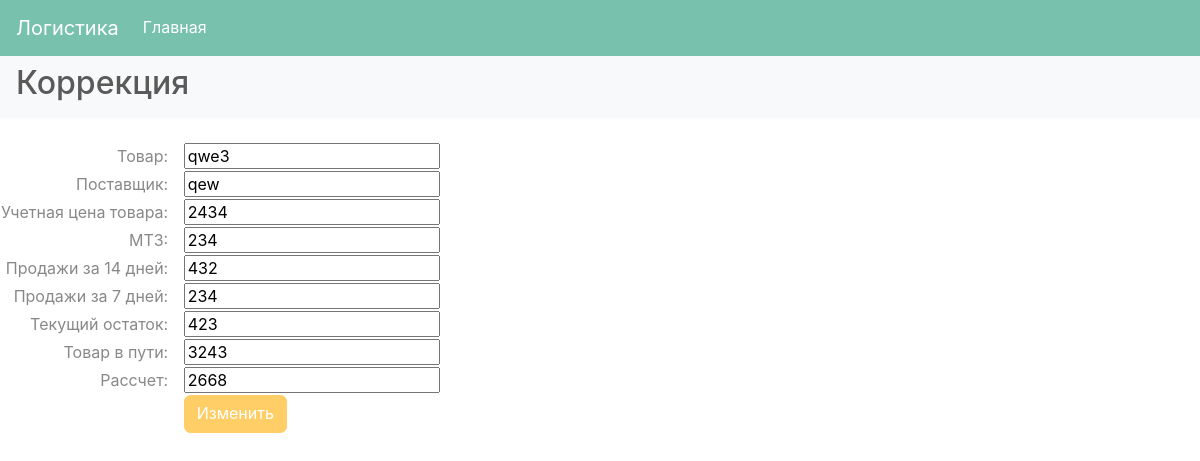
Page /edit/2 on the committed database.
### product/models.py (models this page shows, shortened)
class Product(models.Model):
    product_id = models.AutoField(primary_key=True)
    name = models.CharField(max_length=200)
    trader_name = models.CharField(max_length=200)
    price = models.PositiveIntegerField()
    mtz= models.PositiveIntegerField()
    sell14 = models.PositiveIntegerField()
    sell7 = models.PositiveIntegerField()
    ost = models.PositiveIntegerField()
    road = models.PositiveIntegerField()
    summ = models.PositiveIntegerField(default=0)

### product/views.py (the view)
# urls.py: path('edit/<int:pk>', views.product_update, name='product_edit'),
def product_update(request, pk, template_name='product/product_form_edit.html'):
    product= get_object_or_404(Product, pk=pk)
    form = ProductForm(request.POST or None, instance=product)
    if form.is_valid():
        form.save()
        return redirect('product:product_list')
    return render(request, template_name, {'form':form})

### product/views.py
class ProductForm(ModelForm):
    class Meta:
        model = Product
        fields = ['product_id','name', 'trader_name','price','mtz','sell14','sell7','ost','road','summ']

### product/templates/product/product_form_edit.html (shortened to what this page needs)
{% extends "base.html" %}
{% block content %}
<nav class="navbar navbar-expand-lg navbar-light bg-light">
  <div class="collapse navbar-collapse" id="navbarColor03">
    <ul class="navbar-nav mr-auto">
      <li class="nav-item">
        <h2><a href="{% url 'product:product_list' %}"></a>Коррекция</h2>
      </li>
    </ul>
  </div>
</nav>
<br>
<form method="post">{% csrf_token %}
  <table>
    <tr>
      <td align="right">
        Товар: &nbsp;&nbsp;
      </td>
      <td>
        <div class="fieldWrapper">
          {{ form.name }}
        </div>
      </td>
    </tr>
    <tr>
      <td align="right">
        Поставщик: &nbsp;&nbsp;
      </td>
      <td>
        <div class="fieldWrapper">
          {{ form.trader_name }}
        </div>
      </td>
    </tr>
    <tr>
      <td align="right">
        Учетная цена товара: &nbsp;&nbsp;
      </td>
      <td>
        <div class="fieldWrapper">
          {{ form.price }}
        </div>
      </td>
    </tr>
    <tr>
      <td align="right">
        МТЗ: &nbsp;&nbsp;
      </td>
      <td>
        <div class="fieldWrapper">
          {{ form.mtz}}
        </div>
      </td>
    </tr>
    <tr>
      <td align="right">
        Продажи за 14 дней: &nbsp;&nbsp;
      </td>
      <td>
        <div class="fieldWrapper">
          {{ form.sell14}}
        </div>
      </td>
    </tr>
    <tr>
      <td align="right">
        Продажи за 7 дней: &nbsp;&nbsp;
      </td>
      <td>
        <div class="fieldWrapper">
          {{ form.sell7 }}
        </div>
      </td>
    </tr>
    <tr>
      <td align="right">
        Текущий остаток: &nbsp;&nbsp;
      </td>
      <td>
        <div class="fieldWrapper">
          {{ form.ost }}
        </div>
      </td>
    </tr>
    <tr>
      <td align="right">
        Товар в пути: &nbsp;&nbsp;
      </td>
      <td>
        <div class="fieldWrapper">
          {{ form.road }}
        </div>
      </td>
    </tr>
    <tr>
      <td align="right">
        Рассчет: &nbsp;&nbsp;
      </td>
      <td>
        <div class="fieldWrapper">
          {{ form.summ }}
        </div>
      </td>
    </tr>
    <tr>
      <td align="right">
      </td>
      <td align="left">
        <button type="submit" class="btn btn-warning">Изменить</button>
      </td>
    </tr>
</form>
{% endblock %}

### rows in the picture
Product: name "qwe3", trader_name "qew", price "2434", mtz "234", sell14 "432", sell7 "234", ost "423", road "3243", summ "2668"
